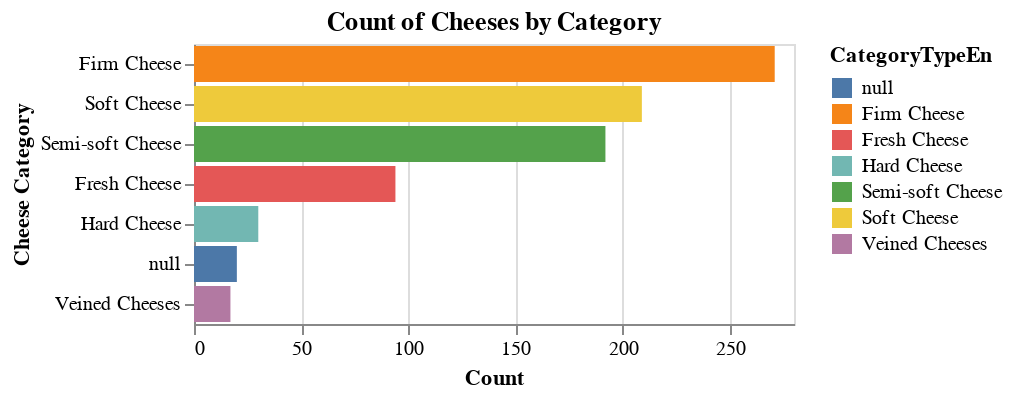

Source (notebook cell):
### Code cell
# Create a bar chart to visualize the count of cheeses by category:

category_chart = alt.Chart(train_df).mark_bar().encode(
    x=alt.X('count()', title='Count'),
    y=alt.Y('CategoryTypeEn', title='Cheese Category', sort='-x'),
    color='CategoryTypeEn'
).properties(
    title='Count of Cheeses by Category'
)

category_chart

### Figure 1 — Vega-Lite specification as saved in the notebook (floating-point values rounded to 4 significant figures; data arrays with more than 128 entries replaced by an {"elided": "..."} marker saying what was removed)
{"config": {"view": {"continuousWidth": 300, "continuousHeight": 300}}, "data": {"name": "data-37f5d52a96fc30c97e965a741c58d9aa"}, "mark": {"type": "bar"}, "encoding": {"color": {"field": "CategoryTypeEn", "type": "nominal"}, "x": {"aggregate": "count", "title": "Count", "type": "quantitative"}, "y": {"field": "CategoryTypeEn", "sort": "-x", "title": "Cheese Category", "type": "nominal"}}, "title": "Count of Cheeses by Category", "$schema": "https://vega.github.io/schema/vega-lite/v5.20.1.json", "datasets": {"data-37f5d52a96fc30c97e965a741c58d9aa": {"elided": "833 records"}}}
